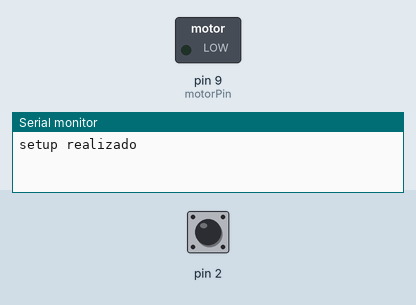
Simulated run of this sketch. Board: Arduino Uno, built with avr-gcc and run on an emulated ATmega328P. Parts: switched loads named in the sketch (green lamp = pin HIGH), the last lines printed to the serial monitor. The test bench sets the inputs (shaded band); at power-on: pin 2 HIGH.

Above: at 1.2 s.
1.3 s: pin 2 pulled LOW for 0.15 s
At 1.9 s:
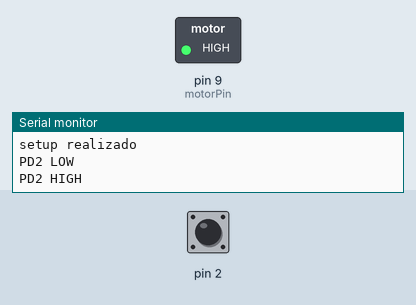
2.9 s: pin 2 pulled LOW for 3.2 s
At 3.6 s:
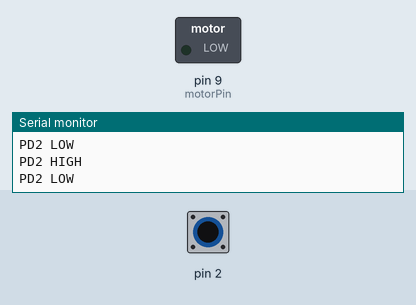
Timing chart, 0 to 7.6 s (numbered marks = the images above; inputs shaded):
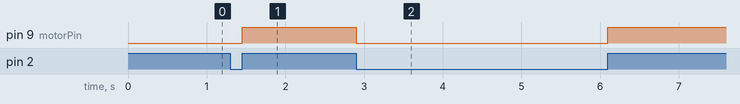

The sketch:

pruebasDC.ino
```cpp
int motorPin = 9;
void setup() {
  Serial.begin(9600);

  // Configurar PD2 como entrada con pull-up
  DDRD &= ~(1 << DDD2);
  PORTD |= (1 << PORTD2);

  //configuración de la interrupción
  PCIFR |= (1 << PCIF2); // Limpiar bandera de interrupción en el puerto D, ponemos en 1 para limpiar
  PCICR |= (1 << PCIE2); //habilitar el grupo de interrupciones del puerto D
  PCMSK2 |= (1 << PCINT18);  // Seleccionar el pin a monitorear en el registro PCMSK2, Bit 18 corresponde a PD2

  // Habilitar interrupciones globales
  sei(); //por defecto vienen habilitadas
  Serial.println("setup realizado");
  pinMode(motorPin, OUTPUT);
}

void loop() {
  // Código de la función principal
  //digitalWrite(motorPin, HIGH);
}

ISR(PCINT2_vect) {
  cli();
  // Verificar si el pin 2 del puerto D cambió a HIGH
   	if ( PIND & (1 << PIND2) ) {
      //Código cuando PORTD2  pasa a HIGH
      Serial.println ("PD2 HIGH");
      digitalWrite(motorPin, HIGH);
    } else {
      //Código cuando PORTD2  pasa a LOW
      Serial.println ("PD2 LOW");
      digitalWrite(motorPin, LOW);
    }
  //PCIFR |= (1 << PCIF2); // Limpiar bandera de interrupción en el puerto D, se apaga automatico en la interrupcion
  sei(); // Habilitar interrupciones globales
}
```

Measured:
- after the input at 1.3 s, pin 9 (motorPin): LOW → HIGH after 0.15 s
- after the input at 2.9 s, pin 9 (motorPin): HIGH → LOW at once, → HIGH 3.2 s later
